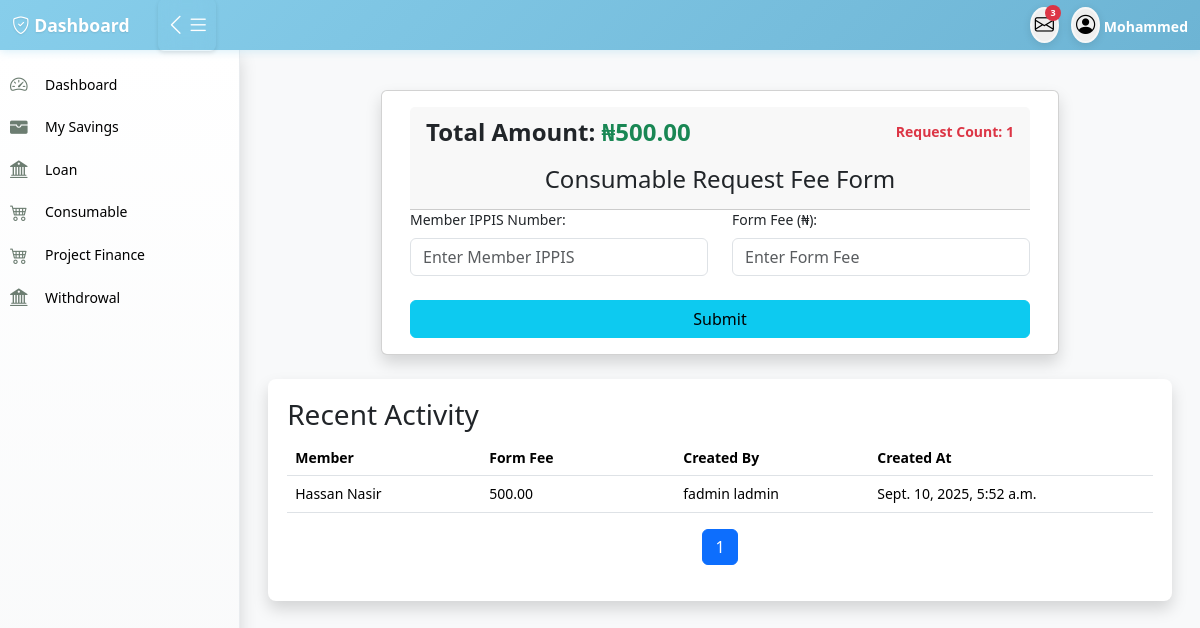
Screenshot of /consumables/consumable_fee/ (signed in) with the database file from the repository.
### accounts/models.py (models this page shows, shortened)
class User(AbstractUser):
    first_name = models.CharField(max_length=100)
    last_name = models.CharField(max_length=100)
    other_name = models.CharField(max_length=100,blank=True,null=True)
    date_of_birth = models.DateField(blank=True,null=True)
    username = models.CharField(max_length=100, unique=True)
    savings = models.IntegerField(blank=True,null=True)
    account_type = models.CharField(max_length=100,blank=True,null=True)
    department = models.CharField(max_length=100)
    unit = models.CharField(max_length=100,blank=True,null=True)
    gender = models.ForeignKey(Gender, on_delete=models.CASCADE, blank=True, null=True)
    group = models.ForeignKey(UserGroup, on_delete=models.CASCADE, blank=True, null=True)
    marital_status = models.ForeignKey(MaritalStatus,on_delete=models.SET_NULL, null=True, blank=True)
    religion = models.ForeignKey(Religion, on_delete=models.SET_NULL, null=True, blank=True,)
    passport = models.ImageField(upload_to='passport', blank=True, null=True)
    phone1 = models.CharField(max_length=15,null=True, blank=True)
    phone2 = models.CharField(max_length=15, null=True, blank=True)
    email = models.EmailField(blank=True, null=True)
    member_number = models.CharField(max_length=100)

class Member(models.Model):
    member = models.OneToOneField(User, on_delete=models.CASCADE, null=True, blank=True,related_name='member')
    ippis = models.IntegerField(unique=True)  # Required and unique
    total_savings = models.DecimalField(max_digits=12, decimal_places=2, blank=True, null=True)

### consumable/models.py (models this page shows, shortened)
class ConsumableFormFee(models.Model):
    member = models.ForeignKey(Member,on_delete=models.CASCADE,related_name='consumable_fee')
    form_fee = models.DecimalField(max_digits=10, decimal_places=2)
    created_by = models.ForeignKey(User,on_delete=models.CASCADE)
    created_at = models.DateTimeField(auto_now_add=True)

### consumable/views.py (the view, shortened to what this page needs)
# urls.py: path('consumable_fee/', views.consumable_fee, name='consumable_fee'),
@login_required
def consumable_fee(request):
    fee = ConsumableFormFee.objects.aggregate(total=Sum('form_fee'))['total'] or 0
    consumable_req_form = ConsumableFormFee.objects.count()
    members = ConsumableFormFee.objects.select_related('member')
    page_number = request.GET.get('page')
    paginator = Paginator(members, 1)
    try:
        page_obj = paginator.get_page(page_number)
    except PageNotAnInteger:
        page_obj = paginator.page(1)
    except EmptyPage:
        page_obj = paginator.page(paginator.num_pages)
    context = {"fee": fee,"consumable_req_form": consumable_req_form,'members':members, 'page_obj': page_obj}
    return render(request, "consumable/consumable_fee.html", context)

### templates/consumable/consumable_fee.html (shortened to what this page needs)
{% extends 'base/base.html' %}
{% load humanize %}
{% block content %}
  <div class="container col-md-9">
    <div class="row mt-4 mb-4">
      <div class="card col-md-12 shadow">
        <div class="card-body">
         <div class="card-header">
  <div class="d-flex justify-content-between align-items-center flex-wrap">
    <div>
      <strong class="fs-4">
        Total Amount:
        <span class="fs-4 text-success">
          ₦{{ fee|floatformat:2|intcomma }}
        </span>
      </strong>
    </div>
    <div class="text-end">
      <b class="text-danger">
        Request Count: {{ consumable_req_form }}
      </b>
    </div>
  </div>
  <h4 class="text-center text-dark mt-3">
    Consumable Request Fee Form
  </h4>
</div>
          <form method="post">
            <div class="row">
              <div class="col-md-6">
                <label for="member_ippis" class="form-label">Member IPPIS Number:</label>
                <input type="number" class="form-control" id="member_ippis" name="member_ippis" placeholder="Enter Member IPPIS" required />
              </div>
              <div class="col-md-6">
                <label for="form_fee" class="form-label">Form Fee (₦):</label>
                <input type="number" step="0.01" class="form-control" id="form_fee" name="form_fee" placeholder="Enter Form Fee" required />
              </div>
            </div>
            <div class="d-grid">
              <button class="btn btn-info mt-4" type="submit">Submit</button>
            </div>
          </form>
        </div>
      </div>
    </div>
  </div>
   <div class="content-card shadow col-md-12">
        <h3>Recent Activity</h3>
        <div class="table-responsive">
            <table class="table table-hover">
                <thead>
                    <tr>
                        <th>Member</th>
                        <th class="text-nowrap" style="min-width: 120px;">Form Fee</th>
                        <th class="text-nowrap" style="min-width: 120px;">Created By</th>
                        <th class="text-nowrap" style="min-width: 120px;">Created At</th>
                    </tr>
                </thead>
                <tbody>
                    {% for m in page_obj %}
                        <tr>
                            <td class="text-nowrap" style="min-width: 120px;">{{ m.member.member.first_name }} {{ m.member.member.last_name }}</td>
                            <td> {{m.form_fee}}</td>
                            <td class="text-nowrap" style="min-width: 120px;"> {{m.created_by.first_name}} {{m.created_by.last_name}}</td>
                            <td class="text-nowrap" style="min-width: 120px;"> {{m.created_at}}</td>
                        </tr>
                    {% endfor %}
                </tbody>
            </table>
            </div>
      <nav aria-label="Page navigation" class="d-flex justify-content-center">
    <ul class="pagination">
        {% for num in page_obj.paginator.page_range %}
            {% if page_obj.number == num %}
                <li class="page-item active" aria-current="page">
                    <a class="page-link" href="#">{{ num }}</a>
                </li>
            {% else %}
                <li class="page-item">
                    <a class="page-link" href="?page={{ num }}">{{ num }}</a>
                </li>
            {% endif %}
        {% endfor %}
    </ul>
</nav>
    </div>
{% endblock %}

### templates/include/navbar.html (shortened to what this page needs)
<nav class="navbar">
    <div class="navbar-content">
        <div class="navbar-left">
            <a href="" class="navbar-brand">
                <i class="bi bi-shield-check"></i> Dashboard
            </a>
            <button class="toggle-btn desktop-toggle" id="desktopToggle" aria-label="Toggle sidebar">
                <i class="bi bi-list" id="toggleIcon"></i>
                <i class="bi bi-list" id="toggleIcon"></i>
            </button>
        </div>
        <div class="navbar-right">
           <div class="dropdown profile-dropdown">
               <button class="profile-btn" data-bs-toggle="dropdown" aria-label="Messages" title="Messages">
                   <i class="bi bi-envelope"></i>
                   <span class="badge">3</span>
               </button>
           </div>
            <div class="dropdown profile-dropdown">
                <button class="profile-btn" data-bs-toggle="dropdown" aria-label="Profile menu" title="Profile">
                    <i class="bi bi-person-circle"></i>
                </button>
                <b class="text-white "data-bs-toggle="dropdown" aria-label="Profile menu" style="cursor: pointer;">{{request.user.first_name}}</b>
            </div>
        </div>
    </div>
</nav>

### static/css/style.css (style rules this page uses)
:root { --sidebar-width: 240px; --sidebar-collapsed-width: 60px; --navbar-height: 50px; --primary-color: #cacadb; --primary-color: #5d5d81; --secondary-color: #4b4b6c; --accent-color: rgb(98, 145, 192); --success-color: #27ae60; --warning-color: #f39c12; --danger-color: #e74c3c; }
* { box-sizing: border-box; }
body { font-family: 'Segoe UI', Tahoma, Geneva, Verdana, sans-serif; background-color: #f8f9fa; margin: 0; padding: 0; font-size: 14px; line-height: 1.4; }
.navbar { position: fixed; top: 0; left: 0; right: 0; height: var(--navbar-height); background: linear-gradient(135deg, #87ceeb 0%, #6db4d4 100%); box-shadow: 0 2px 8px rgba(135, 206, 235, 0.3); z-index: 1050; padding: 0 0.75rem; }
.navbar-content { display: flex; align-items: center; justify-content: space-between; width: 100%; height: 100%; }
.navbar-left { display: flex; align-items: center; gap: 0.75rem; }
.navbar-right { display: flex; align-items: center; gap: 0.75rem; }
.toggle-btn { background:transparent; border: 2px solid transparent; border-radius: 6px; padding: 8px 5px; cursor: pointer; transition: all 0.3s ease; color: #ffffff; display: flex; align-items: center; justify-content: center; font-size: 1.4rem; backdrop-filter: blur(10px); box-shadow: 0 2px 4px rgba(0,0,0,0.1); font-weight: bold; }
.navbar-brand { font-weight: 700; color: #ffffff; text-decoration: none; font-size: 1.1rem; transition: color 0.3s ease; text-shadow: 0 1px 2px rgba(0,0,0,0.1); }
.profile-btn { border: 2px solid rgba(255, 255, 255, 0.5); padding: 3px; cursor: pointer; border-radius: 50%; transition: all 0.3s ease; position: relative; font-size: 1.2rem; backdrop-filter: blur(10px); box-shadow: 0 2px 8px rgba(0,0,0,0.1); }
.badge { position: absolute; top: -4px; right: -4px; background: #dc3545; color: white; border-radius: 50%; width: 16px; height: 16px; font-size: 9px; display: flex; align-items: center; justify-content: center; font-weight: 600; }
.profile-dropdown { position: relative; }
.content-card { background: white; border-radius: 8px; padding: 1.2rem; box-shadow: 0 1px 6px rgba(0,0,0,0.1); margin-bottom: 1.5rem; }

### rows the page displays
User: user.first_name "Mohammed"
ConsumableFormFee: member.member.first_name "Hassan", member.member.last_name "Nasir", form_fee "500.00", created_by.first_name "fadmin", created_by.last_name "ladmin", created_at "Sept. 10, 2025, 5:52 a.m."

### other values shown
{{ fee|floatformat:2|intcomma }} "500.00"
{{ consumable_req_form }} "1"
{{ num }} "1"
